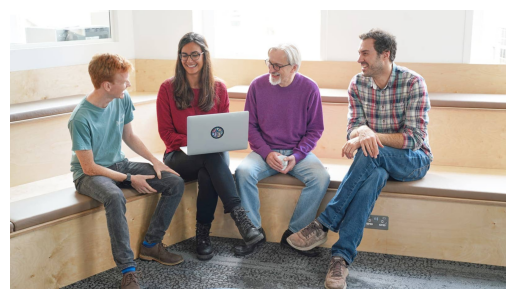
#> input picture 2024/12-llama-vision/image.png, 515 x 299 px, given in place of image.jpg, which was not available
$ jupyter execute 2022-07-GraphLaplacian.ipynb   (text cells are left out)
#> lines starting #> are read from the running program, lines starting #| are printed output that depends on the picture; pictures that were not available may be replaced by others from this repository, and a replacement may not be noted
[cell 1]
import urllib.request
import numpy as np
import scipy.signal
import scipy.linalg
import scipy.ndimage
import matplotlib
import matplotlib.pyplot as plt
import networkx as nx

[cell 2]
laplace_filter = np.array(
    [[0, -1, 0],
     [-1, 4, -1],
     [0, -1, 0]]
)

plt.figure(figsize=(3, 3))
plt.imshow(np.where(laplace_filter == 0, np.nan, laplace_filter), cmap="coolwarm_r", vmin=-4)
plt.axis("off")
plt.colorbar();

[cell 3]
# Load
url = "https://upload.wikimedia.org/wikipedia/commons/a/ac/Pierre-Simon_de_Laplace_by_Johann_Ernst_Heinsius_%281775%29.jpg"
urllib.request.urlretrieve(url, "image.jpg")
#> (this line was passed over: the network is not available in this run)
image = matplotlib.image.imread("image.jpg")
#> image is the input picture: shape (299, 515, 4) float32; mean R, G, B, A 0.677, 0.64, 0.62, 1
# Grayscale
image = np.mean(image, axis=-1)
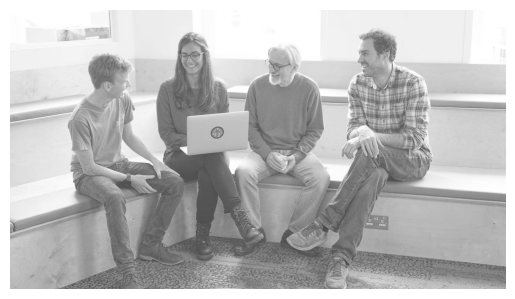
#> image: shape (299, 515) float32; min 0.299, max 1, mean 0.734
# Blur
image = scipy.ndimage.gaussian_filter(image, sigma=1)
# Crop
image = image[140:340, 130:330]
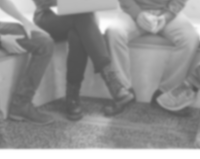
#> image: shape (159, 200) float32; min 0.314, max 1, mean 0.569

_, (ax0, ax1) = plt.subplots(1, 2)
ax0.imshow(image, cmap="gray")
ax1.imshow(scipy.signal.convolve2d(image, laplace_filter, mode="same"),
           cmap="coolwarm_r", vmin=-16, vmax=16)
ax0.axis("off"); ax1.axis("off");

[cell 4]
def show_filtered(image):
    _, (ax0, ax1) = plt.subplots(1, 2)
    ax0.imshow(image, cmap="coolwarm_r", vmin=-1, vmax=1)
    filtered = scipy.signal.convolve2d(image, laplace_filter, mode="valid")
    filtered = np.pad(filtered, 1, constant_values=0)
    ax1.imshow(filtered, cmap="coolwarm_r", vmin=-8, vmax=8)
    ax0.axis("off"); ax1.axis("off");

size = 11
image = (2 * (np.arange(size * size) % 2) - 1).reshape(size, size)
show_filtered(image)

[cell 5]
image = (2 * ((np.arange(size * size) // 2) % 2) - 1).reshape(size, size)
show_filtered(image)

[cell 6]
image = np.ones((size, size))
show_filtered(image)

[cell 7]
size = 11

adjacency = np.array([
    [(int(abs(a // size - b // size)), int(abs(a % size - b % size))) in {(0, 1), (1, 0)}
     for a in np.arange(size * size)]
    for b in np.arange(size * size)
])

plt.figure(figsize=(4, 4))
nx.draw(nx.from_numpy_array(adjacency), {i: [i % size, i // size] for i in range(size * size)});
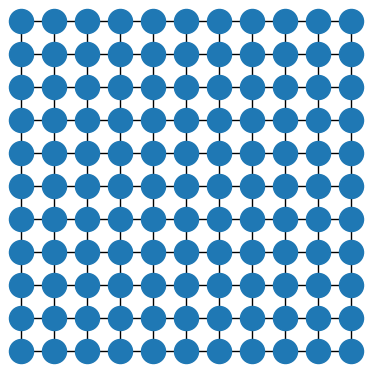
#> figure drawn by matplotlib, 1 panel

[cell 8]
laplacian = np.diag(adjacency.sum(-1)) - adjacency

eigenvalues, eigenvectors = np.linalg.eigh(laplacian)

indices = [0, 1, 2, 15, 30, size*size - 2, size*size - 1]
for idx, ax in zip(indices, plt.subplots(1, len(indices), figsize=(3 * len(indices), 3))[1]):
    ax.imshow(eigenvectors[:, idx].reshape(size, size), cmap="coolwarm_r", vmin=-0.2, vmax=0.2)
    ax.set_title(f"$\\lambda_{{{idx}}} = {eigenvalues[idx]:.1f}$")
    ax.axis("off")
plt.suptitle("Selected eigenvectors of the Laplacian", y=1);
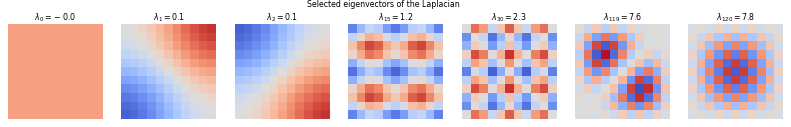
#> figure drawn by matplotlib, 7 panels

[cell 9]
adjacency = scipy.linalg.block_diag(np.ones((3, 3)), np.ones((2, 2)), np.ones((4, 4)))

g = nx.from_numpy_array(adjacency)
nx.draw(g, pos=nx.spring_layout(g, k=1.5, seed=30), with_labels=True, node_color="#ffa040")

laplacian = np.diag(adjacency.sum(-1)) - adjacency
eigenvalues, eigenvectors = np.linalg.eigh(laplacian)

plt.figure()
plt.imshow(eigenvectors[:, :3].T)
plt.ylabel("Eigenvector index")
plt.xlabel("Node index");
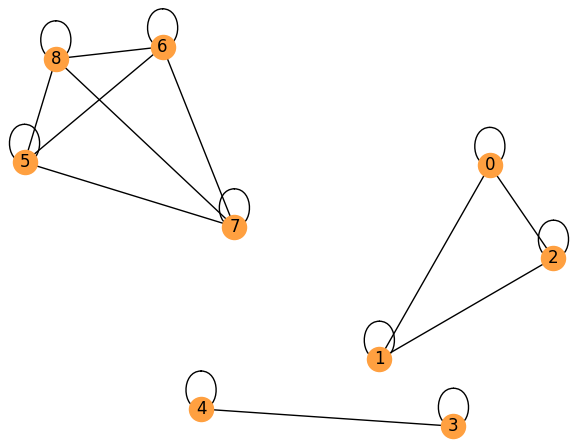
#> figure drawn by matplotlib, 1 panel
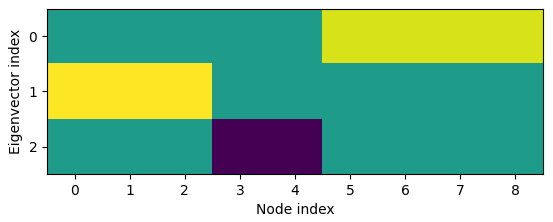
#> figure drawn by matplotlib, 1 panel

[cell 10]
g = nx.karate_club_graph()
# [5 lines of commented-out code are left out]

pos = nx.spring_layout(g, seed=123)

laplacian = nx.normalized_laplacian_matrix(g).todense()
eigenvalues, eigenvectors = np.linalg.eigh(laplacian)

indices = list(range(1, eigenvectors.shape[-1]))
ncols = 8
nrows = int(np.ceil(len(indices) / ncols))
axs = plt.subplots(nrows, ncols, figsize=(3 * ncols, 3 * nrows))[1].flatten()
for ax in axs:
    ax.axis("off")
for idx, ax in zip(indices, axs):
    v = np.array(eigenvectors)[:, idx]
    norm = matplotlib.colors.Normalize(np.min(v), np.max(v))
    nx.draw(g, node_color=[matplotlib.cm.coolwarm_r(norm(x)) for x in v],
            ax=ax, node_size=100, edge_color="gray", pos=pos)
    ax.set_title(f"$\\lambda_{{{idx}}} = {eigenvalues[idx]:.1f}$")
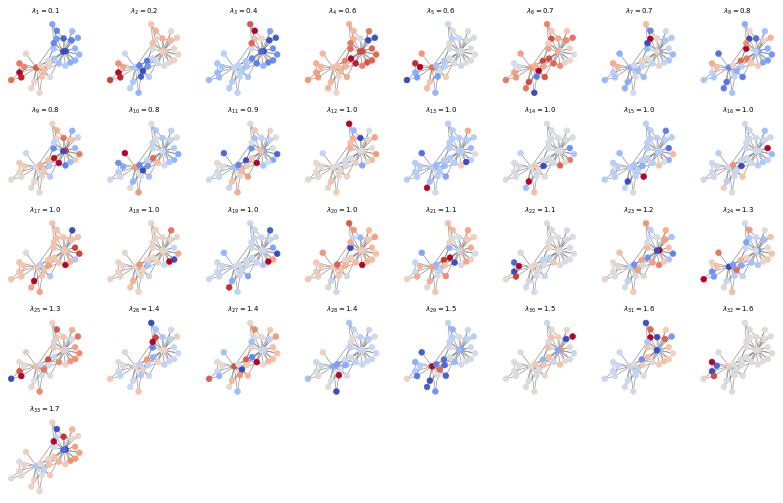
#> figure drawn by matplotlib, 33 panels

[cell 11]
size = 22
idx = np.arange(size * size)
x = idx % size
y = idx // size
mask = ((2 * x / size - 1) ** 2 + (2 * y / size - 1) ** 2) < 1
x = x[mask]
y = y[mask]
adjacency = ~np.eye(len(x), dtype=np.bool_) & ((x - x[:, np.newaxis]) ** 2 + (y - y[:, np.newaxis]) ** 2 < 1.9)

laplacian = np.diag(adjacency.sum(-1)) - adjacency
eigenvalues, eigenvectors = np.linalg.eigh(laplacian)

g = nx.from_numpy_array(adjacency)
pos = {i: [float(x[i]), float(y[i])] for i in range(len(x))}

idxs = [0, 1, 2, 3, 4, 15, 30, 60, 90, 120, 150, 180, 210,
        adjacency.shape[0]-2, adjacency.shape[0]-1]
ncols = 5
nrows = int(np.ceil(len(idxs) / ncols))
_, axs = plt.subplots(nrows, ncols, figsize=(3 * ncols, 3 * nrows))
for ax in axs.flatten():
    ax.axis("off")
for idx, ax in zip(idxs, axs.flatten()):
    v = eigenvectors[:, idx]
    norm = matplotlib.colors.Normalize(-0.1, 0.1)
    nx.draw(g, pos={i: [float(x[i]), float(y[i])] for i in range(len(x))},
            node_color=[matplotlib.cm.coolwarm_r(norm(x)) for x in v],
            node_size=50,
            ax=ax)
    ax.set_title(f"$\lambda_{{{idx}}}={eigenvalues[idx]:.1f}$")
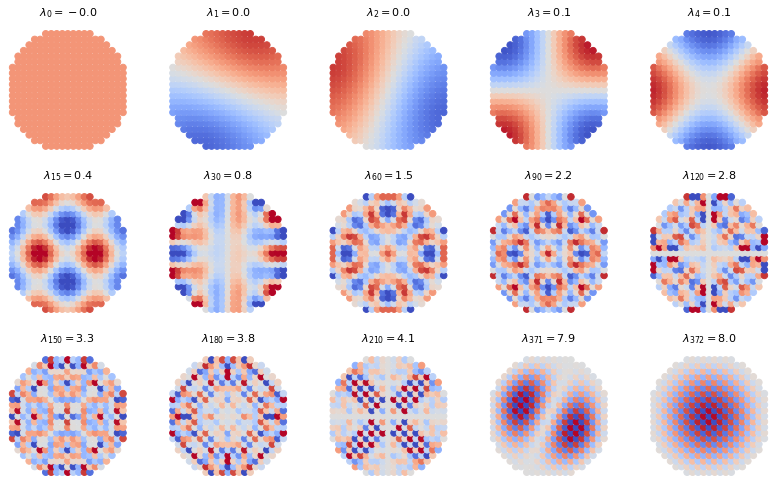
#> figure drawn by matplotlib, 15 panels

[cell 12]
# A torus-looped mesh, to ablate boundary effects...

size = 11

adjacency = nx.to_numpy_array(nx.grid_graph((size, size), periodic=True))
laplacian = np.diag(adjacency.sum(-1)) - adjacency
eigenvalues, eigenvectors = np.linalg.eigh(laplacian)

indices = [0, 1, 2, 15, 30, size*size - 2, size*size - 1]
for idx, ax in zip(indices, plt.subplots(1, len(indices), figsize=(3 * len(indices), 3))[1]):
    ax.imshow(eigenvectors[:, idx].reshape(size, size), cmap="coolwarm_r", vmin=-0.2, vmax=0.2)
    ax.set_title(f"$\\lambda_{{{idx}}} = {eigenvalues[idx]:.1f}$")
    ax.axis("off")
plt.suptitle("Selected eigenvectors of the Laplacian", y=1);
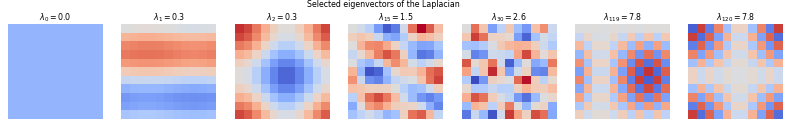
#> figure drawn by matplotlib, 7 panels

[cell 13]
adjacency = nx.to_numpy_array(nx.grid_graph((size, size)))
laplacian = np.diag(adjacency.sum(-1)) - adjacency
eigenvalues, eigenvectors = np.linalg.eigh(laplacian)

A = eigenvectors[:, 30].reshape(size, size)
U, S, V_T = np.linalg.svd(A)

_, (ax0, ax1, ax2, ax3, ax4) = plt.subplots(1, 5, figsize=(5*4, 4))

ax0.imshow(A, vmin=-0.25, vmax=0.25)
ax0.axis("off")
ax0.set_title("Eigenvector 30")

ax1.scatter(np.arange(len(S)), S)
ax1.set_xlabel("i")
ax1.set_ylabel(r"$\Sigma_{i,i}$")
ax1.set_title("Singular values")

for idx, style in zip(range(2), ["-", "--"]):
    ax2.plot(V_T[idx, :], style, color="#1f77b4", label=f"$V_{{*,{idx}}}$ (x-axis)")
    ax2.plot(U[:, idx], style, color="#ff7f0e", label=f"$U_{{*,{idx}}}$ (y-axis)")
ax2.legend()
ax2.set_xlabel("Pixel coordinate")
ax2.set_title("Top 2 basis vectors")

ax3.imshow(S[0] * U[:, 0, np.newaxis] @ V_T[np.newaxis, 0, :], vmin=-0.25, vmax=0.25)
ax3.axis("off")
ax3.set_title("Component 0")

ax4.imshow(S[0] * U[:, 1, np.newaxis] @ V_T[np.newaxis, 1, :], vmin=-0.25, vmax=0.25)
ax4.axis("off")
ax4.set_title("Component 1")

plt.tight_layout()
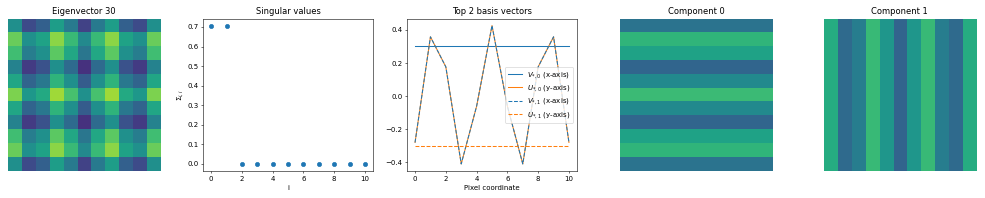
#> figure drawn by matplotlib, 5 panels; panel 3: curve peaks at x = 5, y = 0.302; panel 3: curve peaks at x = 5, y = 0.426; panel 3: curve peaks at x = 5, y = 0.426

$ run again, with 2024/12-llama-vision/patch_embedding.png copied over 2024/12-llama-vision/image.png
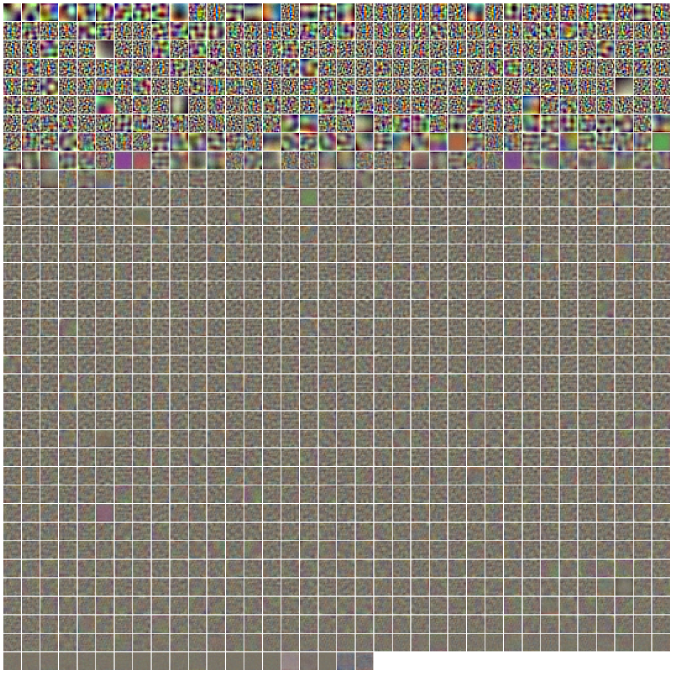
#> input picture 2024/12-llama-vision/patch_embedding.png, 2020 x 2020 px, given in place of image.jpg, which was not available (shown at 1/3 size)
#> image is the input picture: shape (2020, 2020, 4) float32; mean R, G, B, A 0.544, 0.522, 0.475, 1
#> `image = image[140:340, 130:330]`:
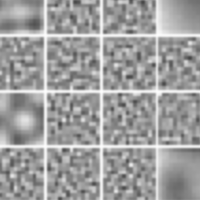
#> image: shape (200, 200) float32; min 0.28, max 0.995, mean 0.623
#> `[cell 3] # Load url = "https://upload.wikimedia.org/wikipedia/commons/..`:
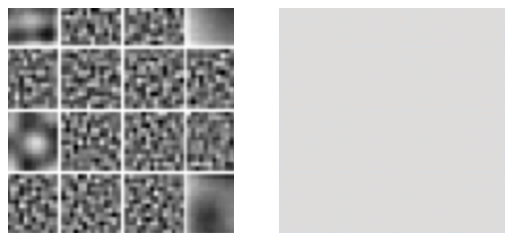
#> figure drawn by matplotlib, 2 panels

$ run again, with 2024/12-llama-vision/positional_embedding_attn_average.png copied over 2024/12-llama-vision/image.png
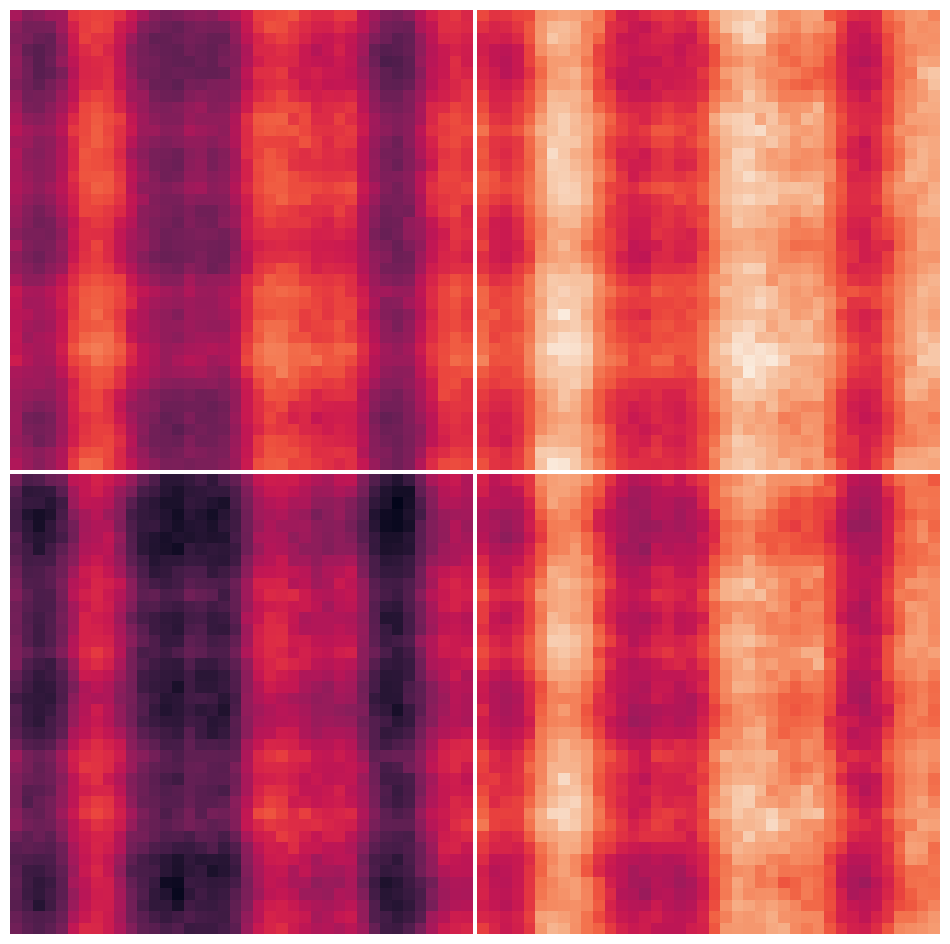
#> input picture 2024/12-llama-vision/positional_embedding_attn_average.png, 950 x 944 px, given in place of image.jpg, which was not available
#> image is the input picture: shape (944, 950, 4) float32; mean R, G, B, A 0.766, 0.298, 0.37, 1
#> `[cell 3] # Load url = "https://upload.wikimedia.org/wikipedia/commons/..`:
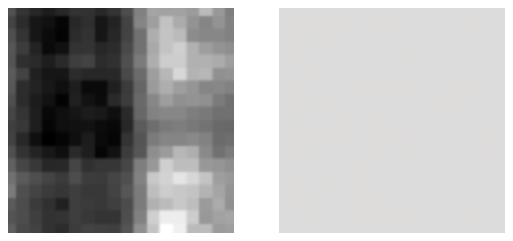
#> figure drawn by matplotlib, 2 panels
